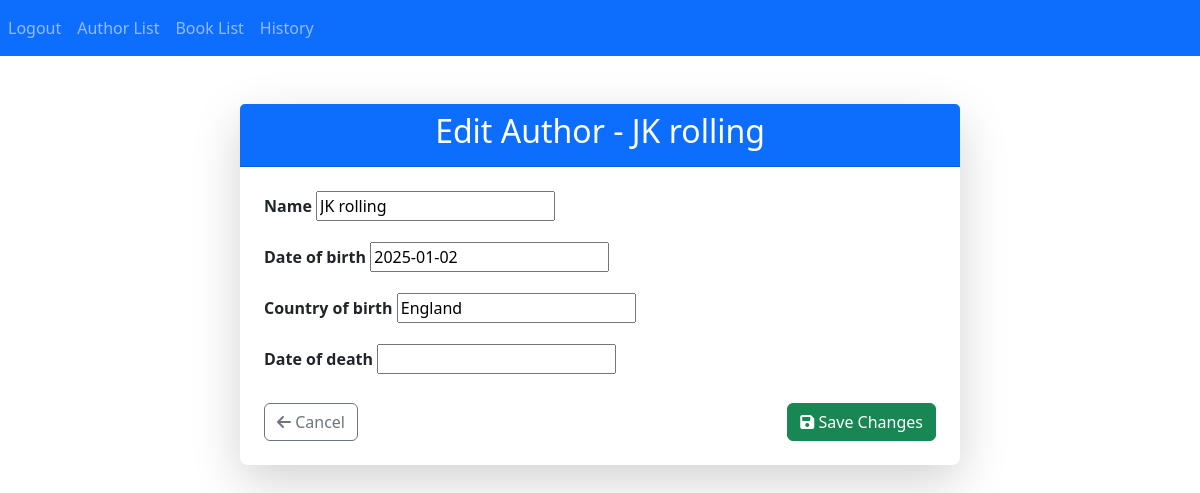
Screenshot of /editAuthor/4/ (signed in) with the database file from the repository.
### capstone/models.py (models this page shows, shortened)
class Author(models.Model):
    name = models.CharField(max_length=100)
    date_of_birth = models.DateField()
    country_of_birth = models.CharField(max_length=100)
    date_of_death = models.DateField(null=True, blank=True)

### capstone/views.py (the view, shortened to what this page needs)
# urls.py: path('editAuthor/<int:pk>/', views.editAuthor, name='editAuthor'),
@user_passes_test(is_staff)
def editAuthor(request, pk):
    author = get_object_or_404(Author, pk=pk)
    form = AuthorForm(instance=author)
    return render(request, 'edit_author.html', {'form': form, 'author':author})

### capstone/forms.py
class AuthorForm(forms.ModelForm):
    class Meta:
        model = Author
        fields = ['name', 'date_of_birth','country_of_birth', 'date_of_death']

### capstone/views.py (called while the page is built)
def is_staff(user):
    return user.is_staff

### capstone/templates/edit_author.html (shortened to what this page needs)
{% extends "master.html" %}
{% block content %}
<div class="container mt-5">
    <div class="row justify-content-center">
        <div class="col-md-8">
            <div class="card shadow-lg border-0 rounded-3">
                <div class="card-header bg-primary text-white text-center">
                    <h2>Edit Author - {{ author.name }}</h2>
                </div>
                <div class="card-body p-4">
                    <form method="post">
                        {% for field in form %}
                            <div class="mb-3">
                                <label class="form-label fw-bold">{{ field.label }}</label>
                                {{ field }}
                            </div>
                        {% endfor %}
                        <div class="d-flex justify-content-between mt-4">
                            <a href="{% url 'authorList' %}" class="btn btn-outline-secondary">
                                <i class="fas fa-arrow-left"></i> Cancel
                            </a>
                            <button type="submit" class="btn btn-success">
                                <i class="fas fa-save"></i> Save Changes
                            </button>
                        </div>
                    </form>
                </div>
            </div>
        </div>
    </div>
</div>
<link rel="stylesheet" href="https://cdnjs.cloudflare.com/ajax/libs/font-awesome/6.0.0/css/all.min.css">
{% endblock %}

### rows the page displays
Author: name "JK rolling", form "JK rolling" "2025-01-02" "England"

### other values shown
{{ field.label }} "Name" "Date of birth" "Country of birth" "Date of death"
